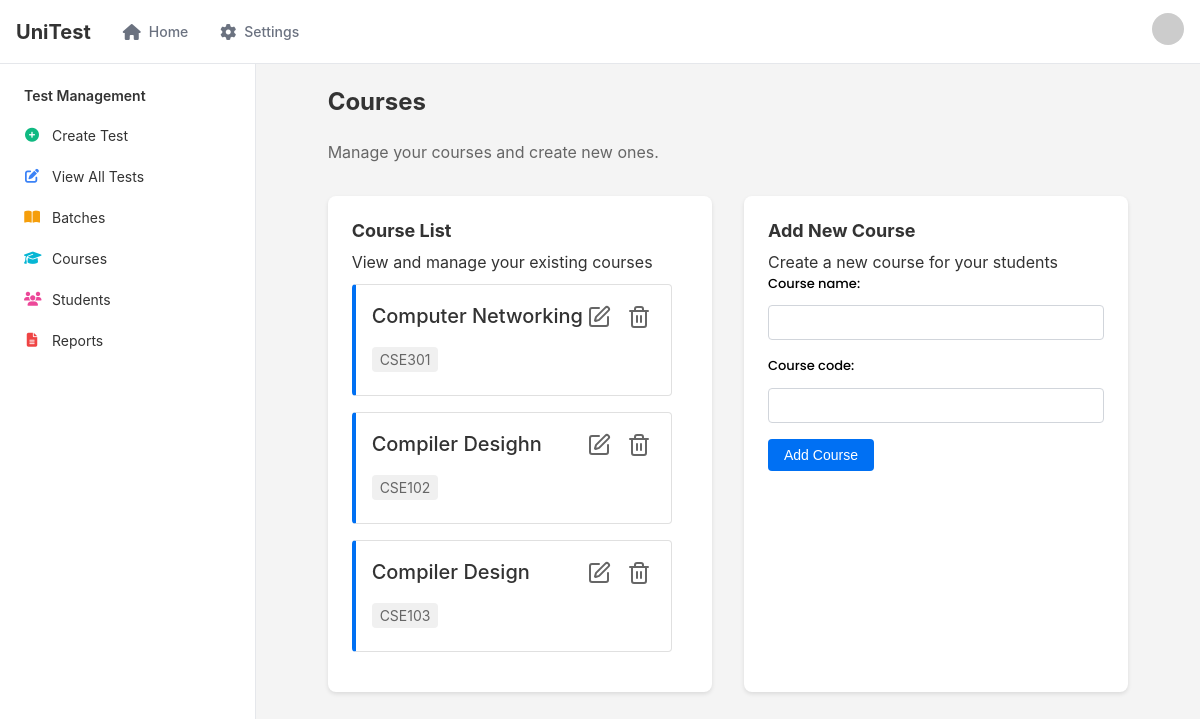
Page /courses/ on the earlier database version.
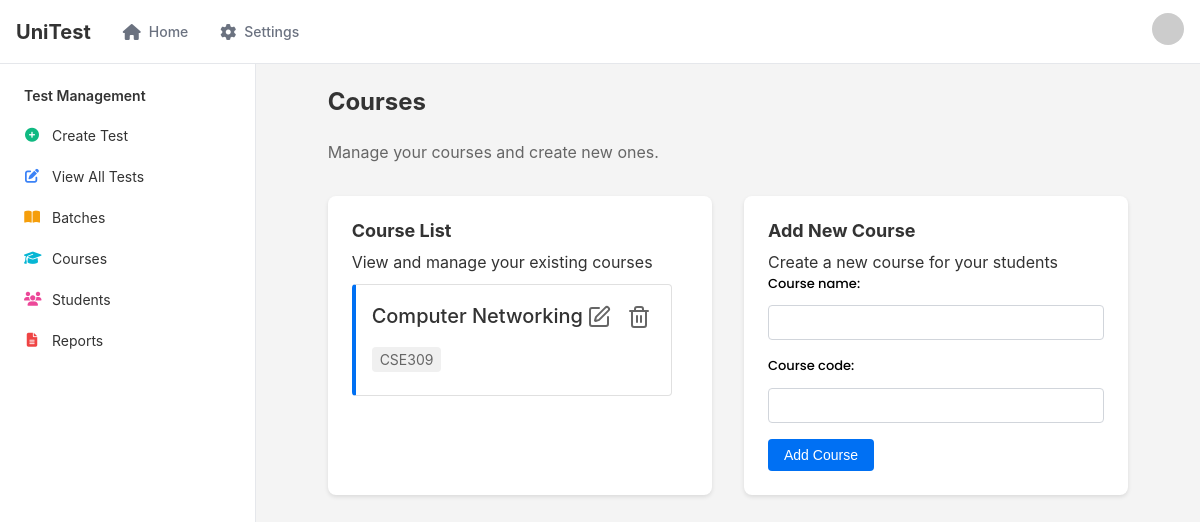
Same page on the later database version.
### base/models.py (models this page shows, shortened)
class Course(models.Model):
    course_name = models.CharField(max_length=255, unique=True)
    course_code = models.CharField(max_length=255, unique=True)

### base/views.py (the view)
# urls.py: path('courses/',                       views.courses,                       name = 'courses'),
def courses(request):
    all_courses = Course.objects.all()
    if request.method == "POST":
        form = courseForm(request.POST)
        if form.is_valid():
            form.save()
            return redirect('courses')
        else:
            print("Form Errors:", form.errors)
    else:
        form = courseForm()
    context = {
        'all_courses': all_courses,
        'form': form,
    }
    return render(request, 'courses.html',context)

### base/forms.py
class courseForm(forms.ModelForm):
    class Meta:
        model = Course
        fields = '__all__'

### templates/courses.html (shortened to what this page needs)
{% extends 'base.html' %}
{% block content %}
<div class="container">
    <h1>Courses</h1>
    <p class="subtitle">Manage your courses and create new ones.</p>
    <div class="courses-content">
        <div class="course-list">
            <h2>Course List</h2>
            <p>View and manage your existing courses</p>
            <div class="course-cards">
                {% for course in all_courses %}
                    <div class="course-card">
                        <div class="course-header">
                            <div>
                                <h3>{{ course.course_name }}</h3>
                                <span class="badge">{{ course.course_code }}</span>
                            </div>
                            <div class="course-actions">
                                <form action ="{% url 'update_course' course.id %}" method="POST" style="display:inline;">
                                    <button class="icon-button" aria-label="Edit course">
                                        <i data-lucide="edit"></i>
                                    </button>
                                </form>
                                <form action = "{% url 'delete_course' course.id %}" method="POST">
                                    <button class="icon-button" aria-label="Delete course">
                                        <i data-lucide="trash-2"></i>
                                    </button>
                                </form>
                            </div>
                        </div>
                    </div>
                {% empty %}
                    <p>No courses available.</p>
                {% endfor %}
            </div>
        </div>
        <div class="course-form">
            <h2>Add New Course</h2>
            <p>Create a new course for your students</p>
            <form action="{% url 'courses' %}" method="post">
                {% for field in form %}
                    <div class="form-group">
                        {{ field.label_tag }}
                        {{ field }}
                    </div>
                {% endfor %}
                <button type="submit" class="button primary">
                    Add Course
                </button>
            </form>
        </div>
    </div>
</div>
{% endblock %}

Differences in the rows shown:
removed Course: course_name "Compiler Desighn", course_code "CSE102"
removed Course: course_name "Compiler Design", course_code "CSE103"
changed Course "Computer Networking": course_code "CSE301" → "CSE309"
